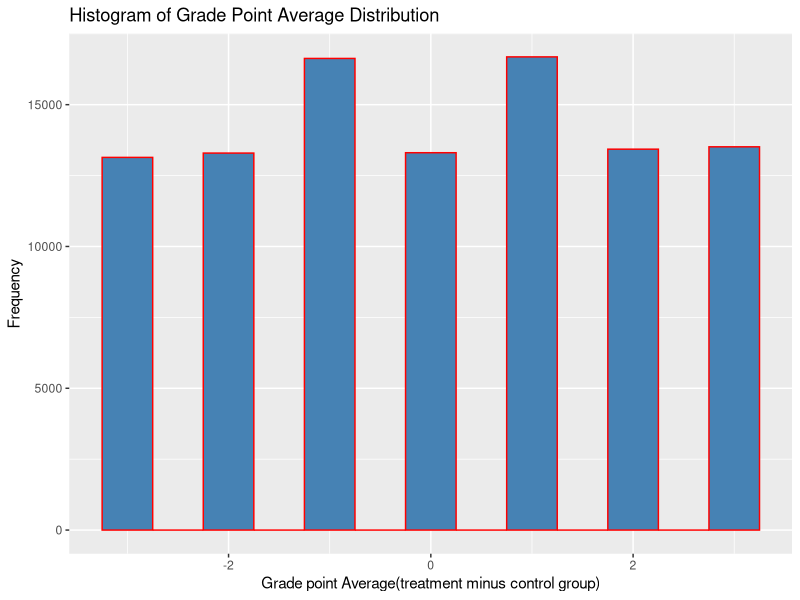
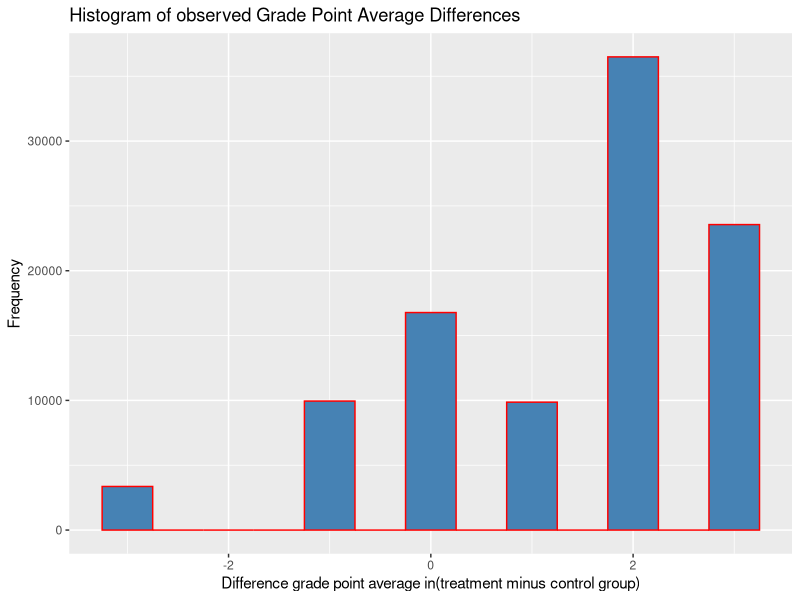

These figures' R source, in order:
## ---- chunk 1
set.seed(36850) # set random seed so that you get the same output everytime even though it's "random"

sample_space_coin <- c("H", "T")
event_probs_coin <- c(0.5, 0.5)


coin_flip <- function(){
  sample(
    size = 1,
    x = sample_space_coin,
    prob = event_probs_coin,
    replace = TRUE
  )
}

 coin_flip()
 coin_flip()
 coin_flip()
 coin_flip()
 coin_flip()
 coin_flip()
 coin_flip()
 coin_flip()
 coin_flip()
 coin_flip()
 coin_flip()
 coin_flip()


## ---- chunk 2
set.seed(36850)
flip1 <- coin_flip()
flip2 <- coin_flip()
flip3 <- coin_flip()
flip4 <- coin_flip()

# Example flips, they will always be the same because I set a random seed.
flip1 # H
flip2 # T
flip3 # T
flip4 # H

# Function that acts like a random variable.
# returns 1 if flip == "H" and 0 otherwise.
X_coin <- function(flip){
  ifelse(flip =="H", 1, 0)
}

# The code below should return a 1 for flip1 and flip4 and 0 for flip2 and flip3
X_coin(flip1)
X_coin(flip2)
X_coin(flip3)
X_coin(flip4)

## ---- chunk 3
set.seed(36850)

biased_coin_flip <- function(){
  sample(
    size = 1,
    x = sample_space_coin,
    prob =c(H = 0.7, T = 0.3),
    replace = TRUE
)
}

## ---- chunk 4
set.seed(36850)
sample_space <- c("H", "T")

biased_coin_flip <- function(){
  sample(
    size = 1,
    x = sample_space,
     prob =c(H = 0.7, T = 0.3),
    replace = TRUE
)
}
flip1 <- biased_coin_flip()
flip2 <- biased_coin_flip()
flip3 <- biased_coin_flip()
flip4 <- biased_coin_flip()

# Example flips, they will always be the same because I set a random seed.
flip1 
flip2 
flip3 
flip4 

X_biased_coin <- function(flip){
  outcome<-ifelse(flip == "H", 1, ifelse(flip =="T", 0, NA)) 
  return(outcome)
}

# Use this to test out your code.
X_biased_coin(flip1)
X_biased_coin(flip2)
X_biased_coin(flip3)
X_biased_coin(flip4)

## ---- chunk 5
set.seed(36850)

nsims <- 100000

# vectors where you can store the results of simulation for a, b, and c
X_coin_sims <- vector(mode = 'numeric', length = nsims)
X_biased_coin_sims <- vector(mode = 'numeric', length = nsims)
unbiased_plus_biased_coin_sims <- vector(mode = 'numeric', length = nsims)

# Code for part a: 
for (i in 1:nsims) {
  sim_flip_i <- coin_flip()  
  X_coin_sims[i] <- X_coin(sim_flip_i)
}
# Code for part b: 
for (i in 1:nsims) {
  sim_biasedflip_i <- biased_coin_flip()  
  X_biased_coin_sims[i] <- X_biased_coin(sim_biasedflip_i)
}

# Code for part c: simulate X_coin + X_biased_coin
for (i in 1:nsims) {
  sim_flip_i <- coin_flip()  
  sim_biasedflip_i <- biased_coin_flip()  
  X_coin_sims[i] <- X_coin(sim_flip_i)
  X_biased_coin_sims[i] <- X_biased_coin(sim_biasedflip_i)
  unbiased_plus_biased_coin_sims[i] <- X_coin_sims[i] + X_biased_coin_sims[i]
}
head(X_coin_sims)

# Calculate the expectation of the simulations using mean()
Xpect_x_coin <- mean(X_coin_sims)
Xpect_x_biased_coin <- mean(X_biased_coin_sims)
Xpect_x_coin_plus_x_biased_coin <- mean(unbiased_plus_biased_coin_sims)

# for a,b, c
Xpect_x_coin
Xpect_x_biased_coin
Xpect_x_coin_plus_x_biased_coin
## ---- chunk 6
student_index <- 1:6
Y1 <- c(4, 4, 3, 2, 1,1)
Y0 <- Y1
## ---- chunk 7
student_index <- 1:6
Y1 <- c(4, 4, 3, 2, 1, 1)
Y0 <- Y1
set.seed(36850)

nsims <- 100000

gpa_treat_minus_control_sims <- vector(mode = "numeric", length = nsims)

for (i in 1:nsims) {
  treated_subj_index <- sample(student_index, size = 1)
  control_subj_index <- sample(student_index[-treated_subj_index], size = 1)
  observed_treatement_GPA <- Y1[treated_subj_index]
  observed_control_GPA <- Y0[control_subj_index]
    
  gpa_treat_minus_control_sims[i] <- observed_treatement_GPA - observed_control_GPA
}

# Calculate the average of gpa_treat_minus_control_sims
observed_mean_dif <- mean(gpa_treat_minus_control_sims)

#####
mean_dif <- mean(Y1 - Y0)

observed_mean_dif
mean_dif
## ---- chunk 8
set.seed(36850)
nsims <- 100000
library(tidyverse)
data = data.frame(x = gpa_treat_minus_control_sims)

ggplot(data, aes(x =gpa_treat_minus_control_sims)) +
  geom_histogram(fill = 'steelblue', colour = 'red', binwidth =0.5)+
  labs(
    x = "Grade point Average(treatment minus control group)",
    y = 'Frequency',
 title = 'Histogram of Grade Point Average Distribution'
)
## ---- chunk 9
set.seed(36850)
student_index <- 1:6
Y1 <- c(4, 4, 3, 3, 4, 1)

Y0 <- c(2, 1, 4, 2, 1, 1)

set.seed(36850)
nsims <- 100000 ##Workings
gpa_treat_minus_control_sims <- vector(mode = "numeric",length = nsims)

for(i in 1:nsims){
  
  treated_subj_index <- sample(student_index, size = 1)
  control_subj_index <- sample(student_index[-treated_subj_index], size = 1)
  
  observed_treatment_GPA <- Y1[treated_subj_index]
  observed_control_GPA <- Y0[control_subj_index]
    
gpa_treat_minus_control_sims[i] <- observed_treatment_GPA - observed_control_GPA
}  
#Calculate the average of gpa_treat_minus_control_sims
mean_dif <- mean(gpa_treat_minus_control_sims)
mean_diff <- mean(Y1 -Y0)


mean_dif
mean_diff
## ---- chunk 10
set.seed(36850)
nsims <- 100000
library(tidyverse)
data = data.frame(Difference_Grade_point_average = gpa_treat_minus_control_sims)

ggplot(data, aes(x = Difference_Grade_point_average)) +
  geom_histogram(fill = 'steelblue', colour = 'red', binwidth =0.5)+
  labs(
    x = "Difference grade point average in(treatment minus control group)",
    y = 'Frequency',
 title = 'Histogram of observed Grade Point Average Differences'
)
